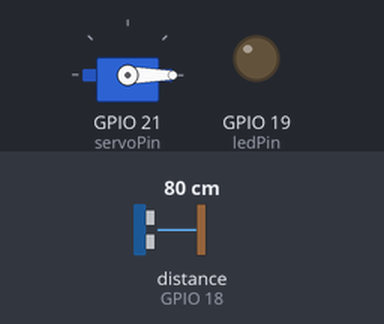
This sketch was run on a simulated ESP32. Parts: servo, output pins drawn as LEDs (lit = HIGH). Wiring (inferred from the names in the program): ultrasonic range finder: trigger GPIO 5; echo GPIO 18. Inputs (shaded band) come from the test bench; at power-on: distance to the obstacle (sensor on GPIO 18) 80 cm. The echo pulse lasts 58.3 µs per cm; WiFi joins after 1.5 s; servers stay silent unless stated; random numbers use the default seed unless the sketch sets one; no MQTT or app messages arrive unless stated; pins used as bus, display or sensor lines are not drawn; what the sketch prints to the serial monitor is not drawn.

Above: at 2.7 s.
2.8 s: distance to the obstacle (sensor on GPIO 18) set to 23 cm
5.5 s: distance to the obstacle (sensor on GPIO 18) set to 18 cm
At 6.9 s:
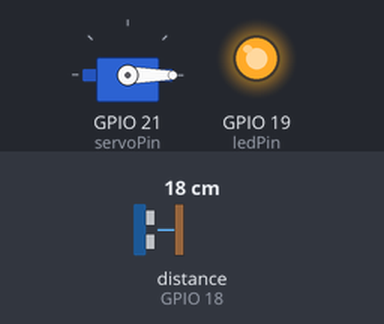
8.2 s: distance to the obstacle (sensor on GPIO 18) set to 35 cm
At 10.2 s:
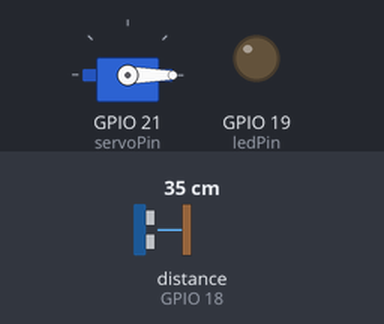
11.0 s: distance to the obstacle (sensor on GPIO 18) set to 2 cm
At 12.9 s:
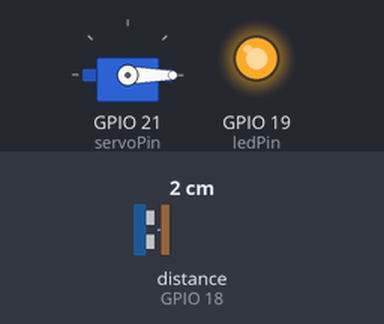
Timing chart, 0 to 14.4 s (numbered marks = the images above; inputs shaded):
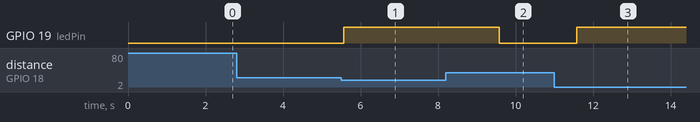

Measured:
- the behaviour switches between 21 and 20 cm on distance to the obstacle (sensor on GPIO 18) (found by bisection; images 0 and 1)
- after the input at 2.8 s, every drawn part: stays the same
- after the input at 5.5 s, GPIO 19 (ledPin): LOW → HIGH after 0.07 s
- after the input at 8.2 s, GPIO 19 (ledPin): HIGH → LOW after 1.4 s
- after the input at 11.0 s, GPIO 19 (ledPin): LOW → HIGH after 0.58 s

The sketch:

sketch.ino
```cpp
#include <WiFi.h>
#include <PubSubClient.h>
#include <ESP32Servo.h>

// Configurações de Wi-Fi e MQTT (Broker EMQX - Mais estável)
const char* ssid = "Wokwi-GUEST";
const char* password = "";
const char* mqtt_server = "broker.emqx.io";

WiFiClient espClient;
PubSubClient client(espClient);

// Definição dos Pinos
const int trigPin = 5;
const int echoPin = 18;
const int ledPin = 19;
const int servoPin = 21;

Servo travaServo;
long duration;
float distance;
int percentual;

const int profundidadeTotal = 100;

void setup_wifi() {
  delay(10);
  Serial.println();
  Serial.print("Conectando-se a ");
  Serial.println(ssid);
  WiFi.begin(ssid, password);
  while (WiFi.status() != WL_CONNECTED) {
    delay(500);
    Serial.print(".");
  }
  Serial.println("\nWiFi conectado!");
}

void reconnect() {
  while (!client.connected()) {
    Serial.print("Tentando conexão MQTT no EMQX...");
    String clientId = "MackenzieESP32-";
    clientId += String(random(0, 1000));

    if (client.connect(clientId.c_str())) {
      Serial.println("Conectado ao Broker MQTT!");
    } else {
      Serial.print("Falhou, rc=");
      Serial.print(client.state());
      Serial.println(" Tentando novamente em 5 segundos");
      delay(5000);
    }
  }
}

void setup() {
  Serial.begin(115200);
  pinMode(trigPin, OUTPUT);
  pinMode(echoPin, INPUT);
  pinMode(ledPin, OUTPUT);

  travaServo.attach(servoPin);
  travaServo.write(0);

  setup_wifi();
  client.setServer(mqtt_server, 1883);
}

void loop() {
  if (!client.connected()) {
    reconnect();
  }
  client.loop();

  digitalWrite(trigPin, LOW);
  delayMicroseconds(2);
  digitalWrite(trigPin, HIGH);
  delayMicroseconds(10);
  digitalWrite(trigPin, LOW);

  duration = pulseIn(echoPin, HIGH);
  distance = duration * 0.034 / 2;

  percentual = 100 - ((distance / profundidadeTotal) * 100);
  if (percentual < 0) percentual = 0;
  if (percentual > 100) percentual = 100;

  Serial.print("Nível: ");
  Serial.print(percentual);
  Serial.println("%");

  String estadoTrava = "Aberta";

  if (percentual >= 80 && percentual < 100) {
    digitalWrite(ledPin, HIGH);
    travaServo.write(0);
  } else if (percentual >= 100) {
    digitalWrite(ledPin, HIGH);
    travaServo.write(90);
    estadoTrava = "Fechada";
  } else {
    digitalWrite(ledPin, LOW);
    travaServo.write(0);
  }

  String payload = "{\"percentual\":" + String(percentual) + ", \"trava\":\"" + estadoTrava + "\"}";

  client.publish("mackenzie/ods11/bueiro01", payload.c_str());
  Serial.println("Dado publicado no MQTT: " + payload);

  delay(2000);
}
```
